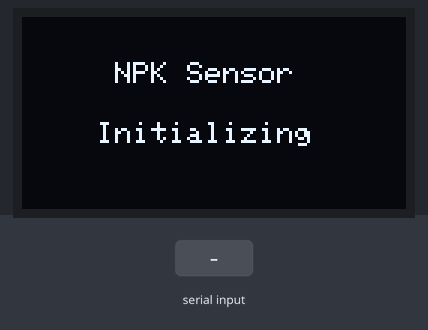
Recording of a sketch running on a simulated ESP32. Shown: 128×64 one-colour display. The inputs (shaded band) are chosen by the test bench. What the sketch prints to the serial monitor is not drawn.

Above: at 0.6 s.
At 6.9 s:
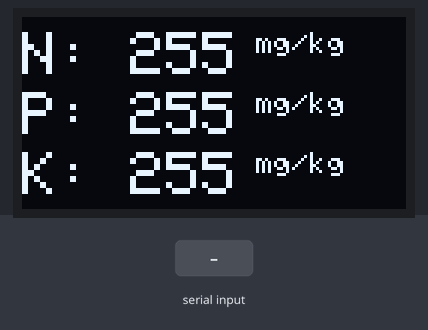
7.0 s: "1" received over the second serial link
Timing chart, 0 to 10.0 s (numbered marks = the images above; inputs shaded):
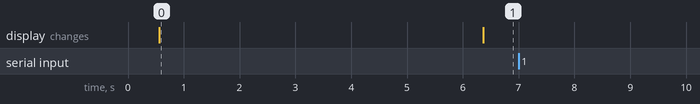

The sketch:

NPK_monitoring.ino
```cpp
#include <SoftwareSerial.h>
#include <SPI.h>
#include <Wire.h>
#include <Adafruit_GFX.h>
#include <Adafruit_SSD1306.h>
#include <WiFi.h>
#include <WebServer.h>

#define SCREEN_WIDTH 128    // OLED display width, in pixels
#define SCREEN_HEIGHT 64    // OLED display height, in pixels

#define OLED_MOSI 23
#define OLED_CLK 18
#define OLED_DC 16
#define OLED_CS  5
#define OLED_RESET 17

Adafruit_SSD1306 display(SCREEN_WIDTH, SCREEN_HEIGHT, OLED_MOSI, OLED_CLK, OLED_DC, OLED_RESET, OLED_CS);

#define RE 32 // Change to the correct pin number for RE pin
#define DE 33 // Change to the correct pin number for DE pin

// Replace with your desired network name and password
const char* ssid = "ESP_npk_sensor";
const char* password = "123456789";

const byte nitro[] = {0x01,0x03, 0x00, 0x1e, 0x00, 0x01, 0xe4, 0x0c};
const byte phos[] = {0x01,0x03, 0x00, 0x1f, 0x00, 0x01, 0xb5, 0xcc};
const byte pota[] = {0x01,0x03, 0x00, 0x20, 0x00, 0x01, 0x85, 0xc0};

byte val1=0;
byte val2=0;
byte val3=0;

byte values[11];
SoftwareSerial mod(26,27);
WebServer server(80);

void setup() {
  Serial.begin(9600);
  mod.begin(9600);
  pinMode(RE, OUTPUT);
  pinMode(DE, OUTPUT);

  // Start access point
  WiFi.mode(WIFI_AP);
  WiFi.softAP(ssid, password);

  IPAddress IP = WiFi.softAPIP();
  Serial.println("AP IP address: ");
  Serial.println(IP);

  server.on("/", HTTP_GET, handleRoot);
  server.begin();
  Serial.println("HTTP server started");

// display initialization
  display.begin(SSD1306_SWITCHCAPVCC, 0x3C); //initialize with the I2C addr 0x3C (128x64)
  delay(500);
  display.clearDisplay();
  display.setCursor(25, 15);
  display.setTextSize(1);
  display.setTextColor(WHITE);
  display.println(" NPK Sensor");
  display.setCursor(25, 35);
  display.setTextSize(1);
  display.print("Initializing");
  display.display();
  delay(3000);
}

void loop() {
  val1 = nitrogen();
  delay(250);
  val2 = phosphorous();
  delay(250);
  val3 = potassium();
  delay(250);

  Serial.print("Nitrogen: ");
  Serial.print(val1);
  Serial.println(" mg/kg");
  Serial.print("Phosphorous: ");
  Serial.print(val2);
  Serial.println(" mg/kg");
  Serial.print("Potassium: ");
  Serial.print(val3);
  Serial.println(" mg/kg");
  delay(2000);

  display.clearDisplay();

  display.setTextSize(2);
  display.setCursor(0, 5);
  display.print("N: ");
  display.print(val1);
  display.setTextSize(1);
  display.print(" mg/kg");

  display.setTextSize(2);
  display.setCursor(0, 25);
  display.print("P: ");
  display.print(val2);
  display.setTextSize(1);
  display.print(" mg/kg");

  display.setTextSize(2);
  display.setCursor(0, 45);
  display.print("K: ");
  display.print(val3);
  display.setTextSize(1);
  display.print(" mg/kg");

  display.display();
  server.handleClient();

}

byte nitrogen(){
  digitalWrite(DE,HIGH);
  digitalWrite(RE,HIGH);
  delay(10);
  if(mod.write(nitro,sizeof(nitro))==8){
    digitalWrite(DE,LOW);
    digitalWrite(RE,LOW);
    for(byte i=0;i<7;i++){
      values[i] = mod.read();
      Serial.print(values[i],HEX);
    }
    Serial.println();
  }
  return values[4];
}

byte phosphorous(){
  digitalWrite(DE,HIGH);
  digitalWrite(RE,HIGH);
  delay(10);
  if(mod.write(phos,sizeof(phos))==8){
    digitalWrite(DE,LOW);
    digitalWrite(RE,LOW);
    for(byte i=0;i<7;i++){
      values[i] = mod.read();
      Serial.print(values[i],HEX);
    }
    Serial.println();
  }
  return values[4];
}

byte potassium(){
  digitalWrite(DE,HIGH);
  digitalWrite(RE,HIGH);
  delay(10);
  if(mod.write(pota,sizeof(pota))==8){
    digitalWrite(DE,LOW);
    digitalWrite(RE,LOW);
    for(byte i=0;i<7;i++){
      values[i] = mod.read();
      Serial.print(values[i],HEX);
    }
    Serial.println();
  }
  return values[4];
}

void handleRoot() {
  String html = "<!DOCTYPE html>";
  html += "<html lang='en'>";
  html += "<head>";
  html += "<meta charset='UTF-8'>";
  html += "<meta name='viewport' content='width=device-width, initial-scale=1.0'>";
  html += "<title>NPK Sensor Dashboard</title>";
  html += "<style>";
  html += "body {";
  html += "font-family: Arial, sans-serif;";
  html += "margin: 0;";
  html += "padding: 0;";
  html += "background-color: #f2f2f2;}";
  html += ".container {";
  html += "max-width: 1200px;";
  html += "margin: 0 auto;";
  html += "padding: 20px;}";
  html += "header, footer {";
  html += "background-color: #4CAF50;";
  html += "color: white;";
  html += "text-align: center;";
  html += "padding: 10px 0;}";
  html += "main {";
  html += "margin-top: 20px;}";
  html += ".sensor {";
  html += "background-color: #fff;";
  html += "padding: 20px;";
  html += "margin-bottom: 20px;";
  html += "border-radius: 10px;";
  html += "box-shadow: 0 0 10px rgba(0, 0, 0, 0.1);";
  html += "text-align: center;}";
  html += ".sensor img {";
  html += "width: 100px;";
  html += "height: 100px;";
  html += "margin-bottom: 10px;}";
  html += ".sensor p {";
  html += "color: red;";
  html += "font-size: 24px;";
  html += "margin: 10px 0;}";
  html += "</style>";
  html += "</head>";
  html += "<body>";
  html += "<header>";
  html += "<div class='container'>";
  html += "<h1>NPK Sensor Dashboard</h1>";
  html += "</div>";
  html += "</header>";
  html += "<main>";
  html += "<div class='container'>";
  html += "<div class='sensor'>";
  html += "<p>Nitrogen :";
  html += String(val1);
  html += " mg/Kg</p></div>";
  html += "<div class='sensor'>";
  html += "<p>Phosphorous :";
  html += String(val2);
  html += " mg/Kg</p></div>";
  html += "<div class='sensor'>";
  html += "<p>Potassium :";
  html += String(val3);
  html += " mg/Kg</p></div>";
  html += "</div>";
  html += "</main>";
  html += "<footer>";
  html += "<div class='container'>";
  html += "<p>Developed by Agricultural Engineering Students</p>";
  html += "<p>NIMS University Rajasthan, Jaipur</p>";
  html += "<p>&copy; 2024 NPK value Monitor</p>";
  html += "</div>";
  html += "</footer>";
  html += "</body>";
  html += "</html>";

  server.send(200, "text/html", html);
}
```

Measured:
- after the input at 7.0 s, every drawn part: stays the same
- what the display in image 0 shows lasts 5.8 s, from 0.6 s to 6.4 s
